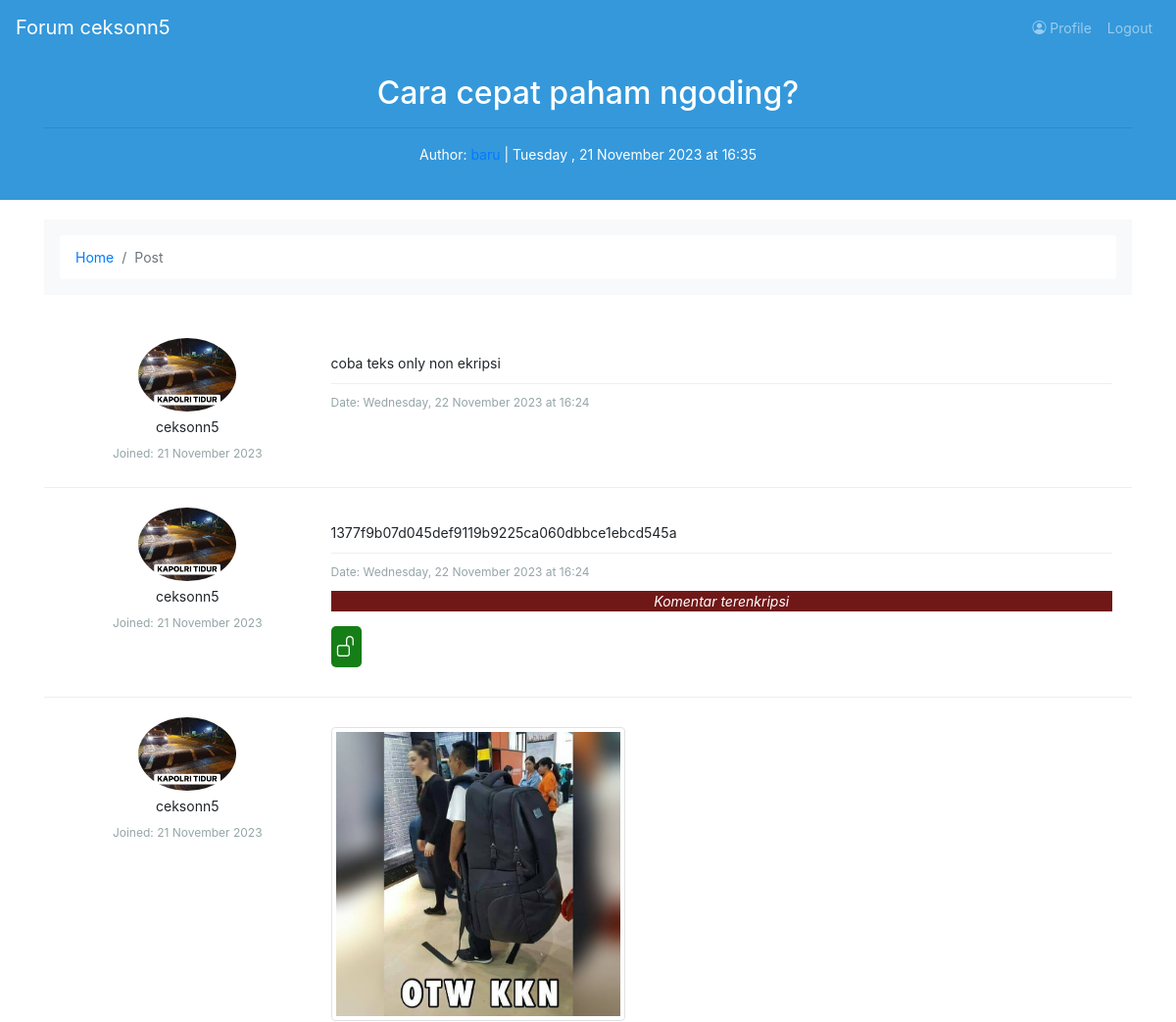
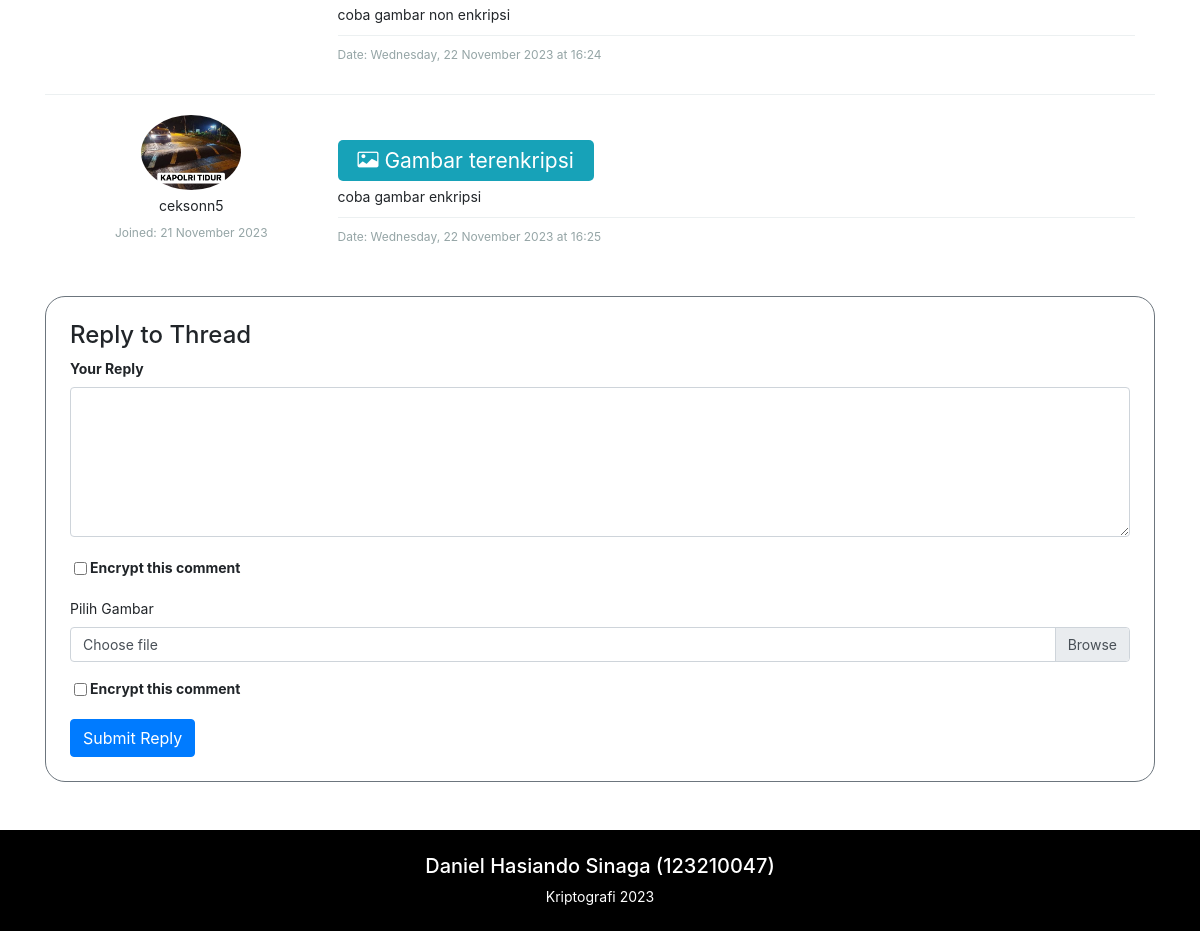
The page /post.php?id=2 (signed in) on the database its author committed (2 pictures, top to bottom).
### tables this page shows
CREATE TABLE `posts` (
  `id` int(11) NOT NULL,
  `postTitle` varchar(255) NOT NULL,
  `posted` timestamp NOT NULL DEFAULT current_timestamp() ON UPDATE current_timestamp(),
  `user` varchar(255) NOT NULL,
  `postContent` varchar(255) DEFAULT NULL
);

CREATE TABLE `users` (
  `username` varchar(255) NOT NULL,
  `name` varchar(255) NOT NULL,
  `password` varchar(255) NOT NULL,
  `email` varchar(255) NOT NULL,
  `phone` varchar(255) NOT NULL,
  `country` varchar(255) NOT NULL,
  `photo` varchar(255) NOT NULL,
  `joined` date NOT NULL
);

CREATE TABLE `comments` (
  `id` int(11) NOT NULL,
  `comment` varchar(255) DEFAULT NULL,
  `posted` timestamp NOT NULL DEFAULT current_timestamp() ON UPDATE current_timestamp(),
  `isEncrypted` tinyint(1) NOT NULL,
  `user` varchar(255) NOT NULL,
  `image` varchar(255) DEFAULT NULL,
  `keyText` varchar(255) DEFAULT NULL,
  `post` int(11) NOT NULL,
  `keyImage` varchar(255) DEFAULT NULL,
  `isEncrypted2` tinyint(1) NOT NULL
);

### post.php (the view, shortened to what this page needs)
<?php
include('header.php');
include('koneksi.php');
if (isset($_GET['id'])) {
  $id_post = $_GET['id'];
} else {
  echo '<script>window.location.href = "home.php";</script>';
}
?>
</head>
<body class="forum padding-large">
  <?php include('navbar.php') ?>
  <?php
  $sql0    = "SELECT * FROM posts WHERE id = $id_post";
  $query0    = mysqli_query($connect, $sql0);
  while ($data0 = mysqli_fetch_array($query0)) {
  ?>
    <div class="thread-header warna align-content-center">
      <div class="container">
        <h2><?= $data0['postTitle']; ?></h2>
        <hr>
        <?php
        $time = strtotime($data0['posted']);
        $tahun = date('Y', $time);
        $bulan = date('F', $time);
        $tanggal = date('d', $time);
        $hari = date('l ', $time);
        $jam = date('H', $time);
        $menit = date('i', $time);
        ?>
        <p>Author: <a href=""><?= $data0['user']; ?> </a> | <?= $hari . ", " . $tanggal . " " . $bulan . " " . $tahun . " at " . $jam . ":" . $menit; ?></p>
      </div>
    </div>
  <?php } ?>
  <div class="container">
    <div class="row">
      <div class="col">
        <nav aria-label="breadcrumb" class="bg-light rounded-3 p-3 mb-4">
          <ol class="breadcrumb mb-0">
            <li class="breadcrumb-item"><a href="home.php">Home</a></li>
            <li class="breadcrumb-item active" aria-current="page">Post</li>
          </ol>
        </nav>
      </div>
    </div>
  </div>
  <div class="container">
    <ul class="post-list">
      <?php
      $sql    = "SELECT * FROM comments WHERE post = '$id_post'";
      $query    = mysqli_query($connect, $sql);
      $i = 1;
      while ($data = mysqli_fetch_array($query)) {
        $user = $data['user'];
      ?>
        <li>
          <?php
          $sql2    = "SELECT * FROM users WHERE username = '$user'";
          $query2    = mysqli_query($connect, $sql2);
          while ($data2 = mysqli_fetch_array($query2)) {
          ?>
            <div class="profile-details">
              <img src="<?= $data2['photo']; ?>" alt="John Doe's Avatar" />
              <?php
              $time = strtotime($data2['joined']);
              $tahun = date('Y', $time);
              $bulan = date('F', $time);
              $tanggal = date('d', $time);
              ?>
              <p><?= $data2['username']; ?></p>
              <p><small>Joined: <?= $tanggal . " " . $bulan . " " . $tahun; ?></small></p>
            </div>
          <?php } ?>
          <div class="comment-details">
            <?php
            $comment = $data['comment'];
            $image = $data['image'];
            ?>
            <div class="image-cipher-<?= $i; ?>" <?= ($data['isEncrypted2']) ? NULL : "hidden" ?>>
              <div class="gembok2 bg-info">
                <div class="container">
                  <i id="unlocked2" class="bi bi-card-image"></i>
                  <span id="<?= $i; ?>" class="text-white">Gambar terenkripsi</span>
                </div>
              </div>
            </div>
            <img class="img-thumbnail" width="300" src="<?= $image ?>" alt="" <?= ($data['image'] && $data['isEncrypted2'] == false) ? "" : "hidden"; ?>>
            <p id="comment-<?= $i; ?>">
              <?= $comment ?>
            </p>
            <?php
            $time     = strtotime($data['posted']);
            $tahun    = date('Y', $time);
            $bulan    = date('F', $time);
            $hari     = date('l', $time);
            $tanggal  = date('d', $time);
            $jam      = date('H', $time);
            $menit    = date('i', $time);
            ?>
            <small>Date: <?= $hari . ", " . $tanggal . " " . $bulan . " " . $tahun . " at " . $jam . ":" . $menit; ?></small>
            <div class="cipher-key-<?= $i; ?>" <?= ($data['isEncrypted']) ? NULL : "hidden" ?>>
              <p class="info-enkripsi">Komentar terenkripsi</p>
              <div class="gembok" id="<?= $i; ?>" onclick="encrpyt(this.id)">
                <i id="unlocked" class="bi bi-unlock"></i>
              </div>
            </div>
          </div>
        </li>
        <?php $i++; ?>
      <?php } ?>
    </ul>
    <div class="reply-form p-4 border border-secondary" style="border-radius: 20px;">
      <h4>Reply to Thread</h4>
      <form method="POST" action="comment_proses.php" enctype="multipart/form-data">
        <div class="form-group">
          <label for="replyContent">Your Reply</label>
          <textarea name="comment" class="form-control" id="replyContent" rows="2" required></textarea>
        </div>
        <div class="form-group form-check">
          <input onclick="toggleEncryptionKey()" name="isEncrypted" type="checkbox" class="form-check-input" id="encryptCheckbox" value="1" />
          <label class="form-check-label" for="encryptCheckbox">Encrypt this comment</label>
        </div>
        <label for="gambar">Pilih Gambar</label>
        <div class="input-group">
          <div class="custom-file">
            <label class="custom-file-label" for="gambar">Choose file</label>
          </div>
        </div>
        <div class="form-group form-check pt-3">
          <input onclick="toggleEncryptionKey2()" name="isEncrypted-image" type="checkbox" class="form-check-input" id="encryptCheckbox2" value="1" />
          <label class="form-check-label" for="encryptCheckbox2">Encrypt this comment</label>
        </div>
        <button onclick="return cekLogin()" type="submit" class="btn btn-primary">Submit Reply</button>
      </form>
    </div>
  </div>
  <footer class="footer py-4 mt-5 black">
    <div class="container text-center">
      <p class="h5">Daniel Hasiando Sinaga (123210047)</p>
      <span class="text-white">Kriptografi <?= date('Y'); ?></span>
    </div>
  </footer>
</body>
</html>

### rows shown on the page
posts: postTitle "Cara cepat paham ngoding?", user "baru", posted "Tuesday", posted "21", posted "November", posted "2023", posted "16", posted "35"
comments: comment "coba teks only non ekripsi", posted "Wednesday", posted "22", posted "November", posted "2023", posted "16", posted "24"
users: photo (picture), username "ceksonn5", joined "21", joined "November", joined "2023"
comments: comment "1377f9b07d045def9119b9225ca060dbbce1ebcd545a", posted "Wednesday", posted "22", posted "November", posted "2023", posted "16", posted "24"
comments: image (picture), comment "coba gambar non enkripsi", posted "Wednesday", posted "22", posted "November", posted "2023", posted "16", posted "24"
comments: comment "coba gambar enkripsi", posted "Wednesday", posted "22", posted "November", posted "2023", posted "16", posted "25"

### other values the page prints
$username "ceksonn5"
